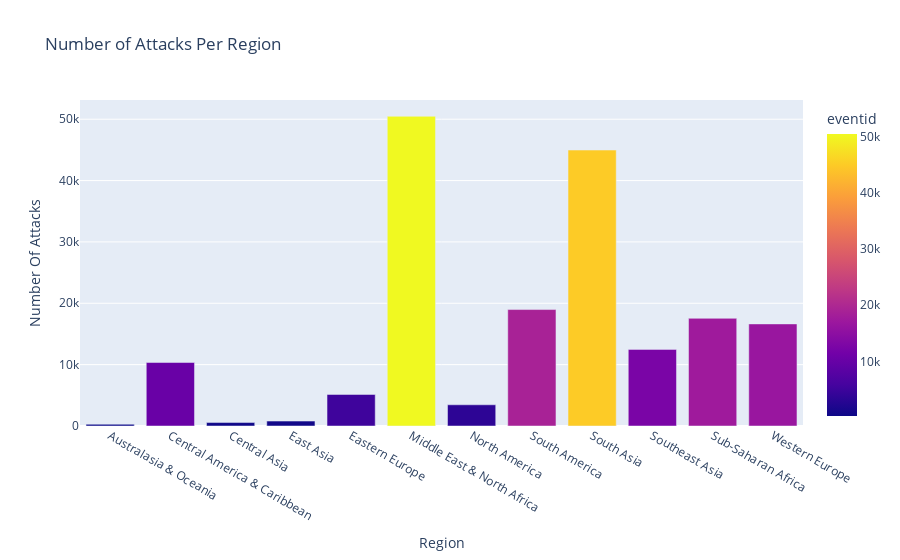

The notebook cell this image was saved under:
### Markdown cell above
### Q1  - Number of Attacks Per Region

### Code cell
fig = px.bar(data.groupby('region_txt')['eventid'].count().reset_index() , x = 'region_txt' , y = 'eventid' ,  
             color = "eventid" , title = "Number of Attacks Per Region")
fig.update_layout(xaxis_title = 'Region' , yaxis_title = 'Number Of Attacks')
fig.show()

### Figure 1 — Plotly figure (JSON) as saved in the notebook; plotly's stock layout.template omitted (floating-point values rounded to 4 significant figures)
{"data": [{"alignmentgroup": "True", "hovertemplate": "region_txt=%{x}<br>eventid=%{marker.color}<extra></extra>", "legendgroup": "", "marker": {"color": [282, 10344, 563, 802, 5144, 50474, 3456, 18978, 44974, 12485, 17550, 16639], "coloraxis": "coloraxis", "pattern": {"shape": ""}}, "name": "", "offsetgroup": "", "orientation": "v", "showlegend": false, "textposition": "auto", "type": "bar", "x": ["Australasia & Oceania", "Central America & Caribbean", "Central Asia", "East Asia", "Eastern Europe", "Middle East & North Africa", "North America", "South America", "South Asia", "Southeast Asia", "Sub-Saharan Africa", "Western Europe"], "xaxis": "x", "y": [282, 10344, 563, 802, 5144, 50474, 3456, 18978, 44974, 12485, 17550, 16639], "yaxis": "y"}], "layout": {"barmode": "relative", "coloraxis": {"colorbar": {"title": {"text": "eventid"}}, "colorscale": [[0, "#0d0887"], [0.1111, "#46039f"], [0.2222, "#7201a8"], [0.3333, "#9c179e"], [0.4444, "#bd3786"], [0.5556, "#d8576b"], [0.6667, "#ed7953"], [0.7778, "#fb9f3a"], [0.8889, "#fdca26"], [1, "#f0f921"]]}, "legend": {"tracegroupgap": 0}, "title": {"text": "Number of Attacks Per Region"}, "xaxis": {"anchor": "y", "domain": [0, 1], "title": {"text": "Region"}}, "yaxis": {"anchor": "x", "domain": [0, 1], "title": {"text": "Number Of Attacks"}}}}
